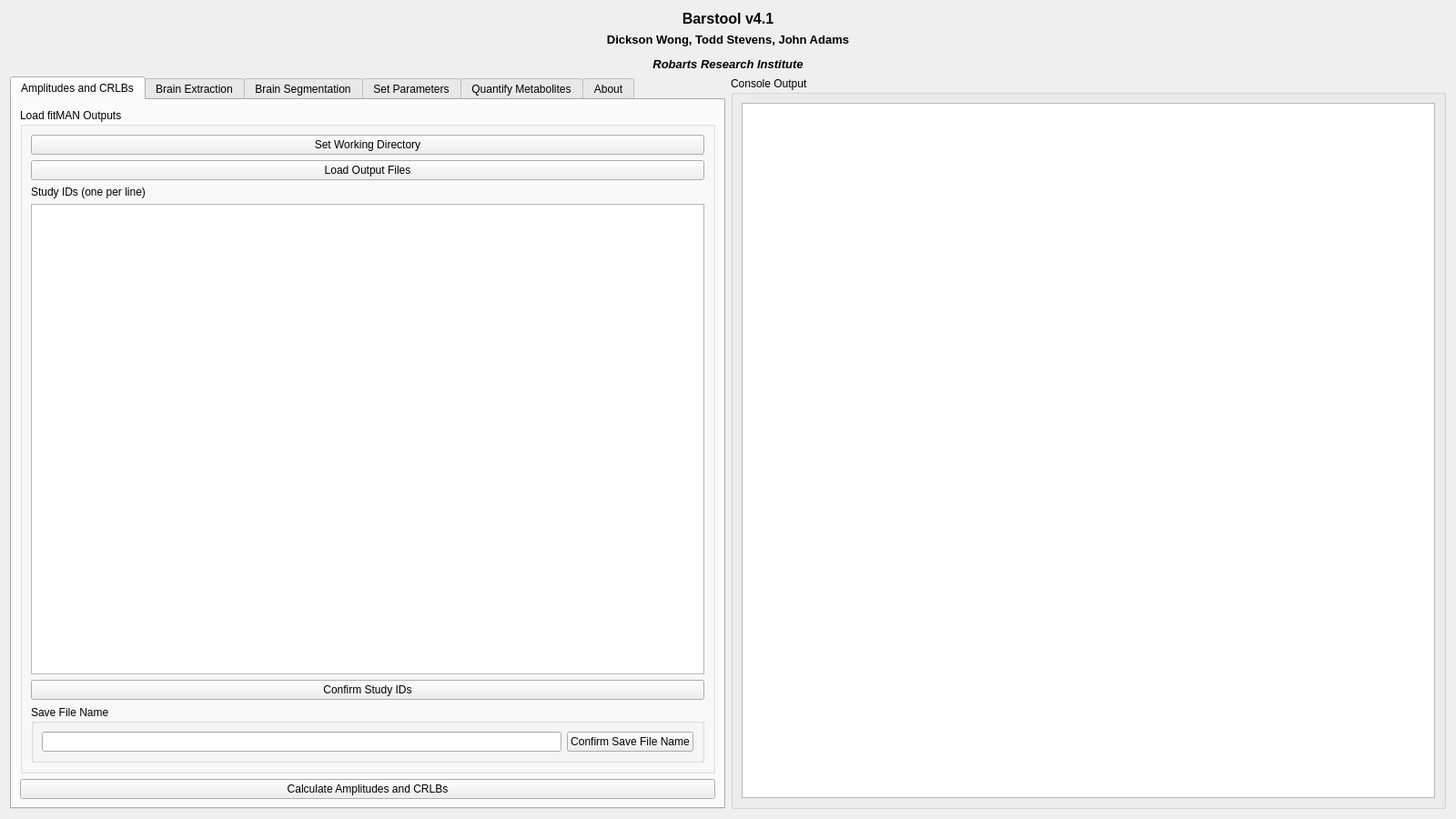
<?xml version="1.0" encoding="UTF-8"?>
<ui version="4.0">
 <class>mainWindow</class>
 <widget class="QWidget" name="mainWindow">
  <property name="enabled">
   <bool>true</bool>
  </property>
  <property name="geometry">
   <rect>
    <x>0</x>
    <y>0</y>
    <width>1600</width>
    <height>900</height>
   </rect>
  </property>
  <property name="windowTitle">
   <string>BARSTOOL</string>
  </property>
  <layout class="QGridLayout" name="gridLayout">
   <item row="2" column="0">
    <widget class="QTabWidget" name="mainTabWidget">
     <property name="currentIndex">
      <number>0</number>
     </property>
     <widget class="QWidget" name="ampTab">
      <attribute name="title">
       <string>Amplitudes and CRLBs</string>
      </attribute>
      <layout class="QVBoxLayout" name="verticalLayout">
       <item>
        <widget class="QGroupBox" name="loadOutputFilesGroupBox">
         <property name="title">
          <string>Load fitMAN Outputs</string>
         </property>
         <layout class="QVBoxLayout" name="verticalLayout_3">
          <item>
           <widget class="QPushButton" name="setWorkingDirectoryButton">
            <property name="text">
             <string>Set Working Directory</string>
            </property>
           </widget>
          </item>
          <item>
           <widget class="QPushButton" name="loadOutputsButton">
            <property name="text">
             <string>Load Output Files</string>
            </property>
           </widget>
          </item>
          <item>
           <widget class="QLabel" name="label">
            <property name="text">
             <string>Study IDs (one per line)</string>
            </property>
           </widget>
          </item>
          <item>
           <widget class="QPlainTextEdit" name="studyIDsTextEdit"/>
          </item>
          <item>
           <widget class="QPushButton" name="confirmIDsButton">
            <property name="text">
             <string>Confirm Study IDs</string>
            </property>
           </widget>
          </item>
          <item>
           <widget class="QGroupBox" name="saveFileNameGroupBox">
            <property name="title">
             <string>Save File Name</string>
            </property>
            <layout class="QGridLayout" name="gridLayout_2">
             <item row="0" column="0">
              <widget class="QLineEdit" name="saveFileLineEdit"/>
             </item>
             <item row="0" column="1">
              <widget class="QPushButton" name="confirmSaveFileButton">
               <property name="text">
                <string>Confirm Save File Name</string>
               </property>
              </widget>
             </item>
            </layout>
           </widget>
          </item>
         </layout>
        </widget>
       </item>
       <item>
        <widget class="QPushButton" name="calculateButton">
         <property name="text">
          <string>Calculate Amplitudes and CRLBs</string>
         </property>
        </widget>
       </item>
      </layout>
     </widget>
     <widget class="QWidget" name="brainExtTab">
      <attribute name="title">
       <string>Brain Extraction</string>
      </attribute>
      <layout class="QVBoxLayout" name="verticalLayout_4">
       <item>
        <widget class="QGroupBox" name="prepareImagesGroupBox_Bet">
         <property name="sizePolicy">
          <sizepolicy hsizetype="Preferred" vsizetype="Fixed">
           <horstretch>0</horstretch>
           <verstretch>0</verstretch>
          </sizepolicy>
         </property>
         <property name="title">
          <string>Prepare Images</string>
         </property>
         <layout class="QVBoxLayout" name="verticalLayout_5">
          <item>
           <widget class="QPushButton" name="selectBetImagesButton">
            <property name="text">
             <string>Select Image Files</string>
            </property>
           </widget>
          </item>
          <item>
           <widget class="QPushButton" name="reorientBetImagesButton">
            <property name="text">
             <string>Reorient Images (fslreorient2std)</string>
            </property>
           </widget>
          </item>
         </layout>
        </widget>
       </item>
       <item>
        <widget class="QGroupBox" name="isoGroupBox">
         <property name="title">
          <string>Identify Brain Isocenter</string>
         </property>
         <layout class="QGridLayout" name="gridLayout_3">
          <item row="1" column="5">
           <widget class="QLabel" name="isoZLabel">
            <property name="text">
             <string>z:</string>
            </property>
           </widget>
          </item>
          <item row="0" column="0" colspan="7">
           <widget class="QPushButton" name="identifyIsoButton">
            <property name="text">
             <string>Launch FSLView</string>
            </property>
           </widget>
          </item>
          <item row="1" column="6">
           <widget class="QLineEdit" name="isoZLineEdit"/>
          </item>
          <item row="1" column="3">
           <widget class="QLabel" name="isoYLabel">
            <property name="text">
             <string>y:</string>
            </property>
           </widget>
          </item>
          <item row="1" column="2">
           <widget class="QLineEdit" name="isoXLineEdit"/>
          </item>
          <item row="1" column="1">
           <widget class="QLabel" name="isoXLabel">
            <property name="text">
             <string>x:</string>
            </property>
           </widget>
          </item>
          <item row="1" column="4">
           <widget class="QLineEdit" name="isoYLineEdit"/>
          </item>
          <item row="2" column="0" colspan="7">
           <widget class="QPushButton" name="confirmIsoButton">
            <property name="text">
             <string>Confirm Brain Isocenter</string>
            </property>
           </widget>
          </item>
         </layout>
        </widget>
       </item>
       <item>
        <widget class="QGroupBox" name="fthreshGroupBox">
         <property name="title">
          <string>Identify Intensity Threshold</string>
         </property>
         <layout class="QGridLayout" name="gridLayout_4">
          <item row="0" column="0">
           <widget class="QLabel" name="fthreshListLabel">
            <property name="text">
             <string>Thresholds to Test:</string>
            </property>
           </widget>
          </item>
          <item row="0" column="3">
           <widget class="QPushButton" name="confirmFthreshListButton">
            <property name="text">
             <string>Confirm Test Thresholds</string>
            </property>
           </widget>
          </item>
          <item row="0" column="1" colspan="2">
           <widget class="QLineEdit" name="fthreshListLineEdit">
            <property name="text">
             <string>0.4, 0.45, 0.5, 0.55, 0.6, 0.65</string>
            </property>
           </widget>
          </item>
          <item row="2" column="0" colspan="4">
           <widget class="QPushButton" name="checkFthreshButton">
            <property name="text">
             <string>Check Test Thresholds</string>
            </property>
           </widget>
          </item>
          <item row="3" column="0">
           <widget class="QLabel" name="selectFthreshLabel">
            <property name="text">
             <string>Select Best Threshold:</string>
            </property>
           </widget>
          </item>
          <item row="3" column="1" colspan="2">
           <widget class="QComboBox" name="selectFthreshComboBox"/>
          </item>
          <item row="3" column="3">
           <widget class="QPushButton" name="selectFthreshButton">
            <property name="text">
             <string>Confirm Intensity Threshold</string>
            </property>
           </widget>
          </item>
          <item row="1" column="0" colspan="4">
           <widget class="QPushButton" name="runBetTestButton">
            <property name="text">
             <string>Run Test FSL BET Using Above Thresholds</string>
            </property>
           </widget>
          </item>
         </layout>
        </widget>
       </item>
       <item>
        <widget class="QPushButton" name="runBetButton">
         <property name="text">
          <string>Run Brain Extraction (FSL BET)</string>
         </property>
        </widget>
       </item>
      </layout>
     </widget>
     <widget class="QWidget" name="brainSegTab">
      <attribute name="title">
       <string>Brain Segmentation</string>
      </attribute>
      <layout class="QVBoxLayout" name="verticalLayout_7">
       <item>
        <widget class="QGroupBox" name="prepareImagesGroupBox_Fast">
         <property name="sizePolicy">
          <sizepolicy hsizetype="Preferred" vsizetype="Fixed">
           <horstretch>0</horstretch>
           <verstretch>0</verstretch>
          </sizepolicy>
         </property>
         <property name="title">
          <string>Prepare Images</string>
         </property>
         <layout class="QVBoxLayout" name="verticalLayout_6">
          <item>
           <widget class="QPushButton" name="selectFastImagesButton">
            <property name="text">
             <string>Select Brain Extracted Image Files</string>
            </property>
           </widget>
          </item>
         </layout>
        </widget>
       </item>
       <item>
        <widget class="QGroupBox" name="imageTypeGroupBox">
         <property name="title">
          <string>Select Image Type</string>
         </property>
         <layout class="QGridLayout" name="gridLayout_6">
          <item row="1" column="1" colspan="3">
           <widget class="QPushButton" name="confirmImageTypeButton">
            <property name="text">
             <string>Confirm Image Type</string>
            </property>
           </widget>
          </item>
          <item row="0" column="3">
           <widget class="QRadioButton" name="T3RadioButton">
            <property name="text">
             <string>Proton Density</string>
            </property>
           </widget>
          </item>
          <item row="0" column="1">
           <widget class="QRadioButton" name="T1RadioButton">
            <property name="text">
             <string>T&amp;1 Weighted</string>
            </property>
            <property name="checked">
             <bool>true</bool>
            </property>
           </widget>
          </item>
          <item row="0" column="2">
           <widget class="QRadioButton" name="T2RadioButton">
            <property name="text">
             <string>T&amp;2 Weighted</string>
            </property>
           </widget>
          </item>
         </layout>
        </widget>
       </item>
       <item>
        <widget class="QGroupBox" name="fastSettingsGroupBox">
         <property name="title">
          <string>FSL FAST Settings</string>
         </property>
         <layout class="QGridLayout" name="gridLayout_5">
          <item row="1" column="0">
           <widget class="QLabel" name="fast_iLabel">
            <property name="text">
             <string>Number of Iterations During Bias-Filed Removal: </string>
            </property>
           </widget>
          </item>
          <item row="0" column="0">
           <widget class="QLabel" name="fast_hLabel">
            <property name="text">
             <string>Segmentation Spatial Smoothness: </string>
            </property>
           </widget>
          </item>
          <item row="0" column="1" colspan="3">
           <widget class="QLineEdit" name="fast_hLineEdit">
            <property name="text">
             <string>0.1</string>
            </property>
           </widget>
          </item>
          <item row="1" column="1" colspan="3">
           <widget class="QLineEdit" name="fast_iLineEdit">
            <property name="text">
             <string>4</string>
            </property>
           </widget>
          </item>
          <item row="2" column="0">
           <widget class="QLabel" name="fast_lLabel">
            <property name="text">
             <string>Bias Field Smoothing Extent (FWHM) [mm]: </string>
            </property>
           </widget>
          </item>
          <item row="2" column="1" colspan="3">
           <widget class="QLineEdit" name="fast_lLineEdit">
            <property name="text">
             <string>20</string>
            </property>
           </widget>
          </item>
          <item row="3" column="0" colspan="4">
           <widget class="QPushButton" name="confirmFastSettingsButton">
            <property name="text">
             <string>Confirm FAST Settings</string>
            </property>
           </widget>
          </item>
         </layout>
        </widget>
       </item>
       <item>
        <widget class="QPushButton" name="runFastButton">
         <property name="text">
          <string>Run Partial Volume Segmentation (FSL FAST)</string>
         </property>
        </widget>
       </item>
      </layout>
     </widget>
     <widget class="QWidget" name="setParamsTab">
      <attribute name="title">
       <string>Set Parameters</string>
      </attribute>
      <layout class="QGridLayout" name="gridLayout_11">
       <item row="5" column="0">
        <widget class="QLineEdit" name="metabParamsFileLineEdit"/>
       </item>
       <item row="5" column="1">
        <widget class="QPushButton" name="loadMetabParamsButton">
         <property name="text">
          <string>Load</string>
         </property>
        </widget>
       </item>
       <item row="5" column="2">
        <widget class="QPushButton" name="saveMetabParamsButton">
         <property name="text">
          <string>Save</string>
         </property>
        </widget>
       </item>
       <item row="1" column="0" colspan="3">
        <widget class="QGroupBox" name="groupBox_2">
         <property name="title">
          <string>Water Reference</string>
         </property>
         <layout class="QGridLayout" name="gridLayout_9">
          <item row="2" column="6">
           <widget class="QLabel" name="T1CSFLabel_water">
            <property name="text">
             <string>T1 (CSF) [sec]: </string>
            </property>
           </widget>
          </item>
          <item row="1" column="5">
           <widget class="QLineEdit" name="protonsLineEdit_water">
            <property name="text">
             <string>2</string>
            </property>
           </widget>
          </item>
          <item row="3" column="7">
           <widget class="QLineEdit" name="T2CSFLineEdit_water"/>
          </item>
          <item row="3" column="6">
           <widget class="QLabel" name="T2CSFLabel_water">
            <property name="text">
             <string>T2 (CSF) [ms]: </string>
            </property>
           </widget>
          </item>
          <item row="3" column="5">
           <widget class="QLineEdit" name="T2WMLineEdit_water"/>
          </item>
          <item row="3" column="4">
           <widget class="QLabel" name="T2WMLabel_water">
            <property name="text">
             <string>T2 (WM) [ms]: </string>
            </property>
           </widget>
          </item>
          <item row="2" column="7">
           <widget class="QLineEdit" name="T1CSFLineEdit_water"/>
          </item>
          <item row="1" column="4">
           <widget class="QLabel" name="protonsLabel_water">
            <property name="text">
             <string>Protons: </string>
            </property>
           </widget>
          </item>
          <item row="2" column="3">
           <widget class="QLineEdit" name="T1GMLineEdit_water"/>
          </item>
          <item row="2" column="2">
           <widget class="QLabel" name="T1GMLabel_water">
            <property name="text">
             <string>T1 (GM) [sec]: </string>
            </property>
           </widget>
          </item>
          <item row="2" column="4">
           <widget class="QLabel" name="T1WMLabel_water">
            <property name="text">
             <string>T1 (WM) [sec]: </string>
            </property>
           </widget>
          </item>
          <item row="2" column="5">
           <widget class="QLineEdit" name="T1WMLineEdit_water"/>
          </item>
          <item row="3" column="2">
           <widget class="QLabel" name="T2GMLabel_water">
            <property name="text">
             <string>T2 (GM) [ms]: </string>
            </property>
           </widget>
          </item>
          <item row="3" column="3">
           <widget class="QLineEdit" name="T2GMLineEdit_water"/>
          </item>
         </layout>
        </widget>
       </item>
       <item row="2" column="0" colspan="3">
        <widget class="QGroupBox" name="groupBox_3">
         <property name="title">
          <string>Experimental Parameters</string>
         </property>
         <layout class="QGridLayout" name="gridLayout_8">
          <item row="0" column="1">
           <widget class="QLineEdit" name="TRLineEdit"/>
          </item>
          <item row="1" column="3">
           <widget class="QLabel" name="waterConcGMLabel">
            <property name="text">
             <string>GM Proton Density Factor for Water:</string>
            </property>
           </widget>
          </item>
          <item row="0" column="0">
           <widget class="QLabel" name="TRLabel">
            <property name="text">
             <string>TR [ms]: </string>
            </property>
           </widget>
          </item>
          <item row="2" column="1">
           <widget class="QRadioButton" name="tissueConcButton">
            <property name="text">
             <string>Ca&amp;lculate Tissue Concentration</string>
            </property>
            <property name="checked">
             <bool>true</bool>
            </property>
           </widget>
          </item>
          <item row="2" column="4">
           <widget class="QLineEdit" name="waterConcWMLineEdit">
            <property name="text">
             <string>0.73</string>
            </property>
           </widget>
          </item>
          <item row="1" column="4">
           <widget class="QLineEdit" name="waterConcGMLineEdit">
            <property name="text">
             <string>0.82</string>
            </property>
           </widget>
          </item>
          <item row="1" column="0">
           <widget class="QLabel" name="TELabel">
            <property name="text">
             <string>TE [ms]:</string>
            </property>
           </widget>
          </item>
          <item row="3" column="1">
           <widget class="QRadioButton" name="voxelConcButton">
            <property name="text">
             <string>Calculate &amp;Voxel Concentration</string>
            </property>
           </widget>
          </item>
          <item row="1" column="1">
           <widget class="QLineEdit" name="TELineEdit"/>
          </item>
          <item row="0" column="3">
           <widget class="QLabel" name="waterConcLabel">
            <property name="text">
             <string>Water Concentration [M]: </string>
            </property>
           </widget>
          </item>
          <item row="0" column="4">
           <widget class="QLineEdit" name="waterConcLineEdit">
            <property name="text">
             <string>55.14</string>
            </property>
           </widget>
          </item>
          <item row="2" column="3">
           <widget class="QLabel" name="waterConcWMLabel">
            <property name="text">
             <string>WM Proton Density Factor for Water:</string>
            </property>
           </widget>
          </item>
          <item row="3" column="3">
           <widget class="QLabel" name="waterConcCSFLabel">
            <property name="text">
             <string>CSF Proton Density Factor for Water:</string>
            </property>
           </widget>
          </item>
          <item row="3" column="4">
           <widget class="QLineEdit" name="waterConcCSFLineEdit">
            <property name="enabled">
             <bool>false</bool>
            </property>
            <property name="text">
             <string>1.00</string>
            </property>
           </widget>
          </item>
         </layout>
        </widget>
       </item>
       <item row="6" column="0" colspan="3">
        <widget class="QPushButton" name="confirmParamsButton">
         <property name="text">
          <string>Confirm Quantification Parameters</string>
         </property>
        </widget>
       </item>
       <item row="0" column="0" colspan="3">
        <widget class="QGroupBox" name="metabParamsGroupBox">
         <property name="title">
          <string>Metabolite Properties</string>
         </property>
         <layout class="QGridLayout" name="gridLayout_7">
          <item row="1" column="0" colspan="3">
           <widget class="QTableWidget" name="metabParamsTableWidget">
            <column>
             <property name="text">
              <string>Metabolite</string>
             </property>
            </column>
            <column>
             <property name="text">
              <string>Protons</string>
             </property>
            </column>
            <column>
             <property name="text">
              <string>T1 (GM) [sec]</string>
             </property>
            </column>
            <column>
             <property name="text">
              <string>T2 (GM) [ms]</string>
             </property>
            </column>
            <column>
             <property name="text">
              <string>T1 (WM) [sec]</string>
             </property>
            </column>
            <column>
             <property name="text">
              <string>T2 (GM) [ms]</string>
             </property>
            </column>
            <column>
             <property name="text">
              <string>First Peak</string>
             </property>
            </column>
            <column>
             <property name="text">
              <string>Last Peak</string>
             </property>
            </column>
           </widget>
          </item>
         </layout>
        </widget>
       </item>
      </layout>
     </widget>
     <widget class="QWidget" name="metabQuantTab">
      <attribute name="title">
       <string>Quantify Metabolites</string>
      </attribute>
      <layout class="QVBoxLayout" name="verticalLayout_10">
       <item>
        <widget class="QGroupBox" name="loadOutputFilesGroupBox_quant">
         <property name="sizePolicy">
          <sizepolicy hsizetype="Preferred" vsizetype="Fixed">
           <horstretch>0</horstretch>
           <verstretch>0</verstretch>
          </sizepolicy>
         </property>
         <property name="title">
          <string>Load fitMAN Output</string>
         </property>
         <layout class="QVBoxLayout" name="verticalLayout_9">
          <item>
           <widget class="QLabel" name="loadOutputFilesInstructions_quant">
            <property name="sizePolicy">
             <sizepolicy hsizetype="Preferred" vsizetype="Fixed">
              <horstretch>0</horstretch>
              <verstretch>0</verstretch>
             </sizepolicy>
            </property>
            <property name="text">
             <string>BARSTOOL auto-selects the spectroscopy, image, and partial volume segmentation files. Ensure all files are &amp;located
in the same folder and follow the expected naming convention.</string>
            </property>
           </widget>
          </item>
          <item>
           <widget class="QPushButton" name="loadOutputsButton_quant">
            <property name="text">
             <string>Load Suppressed Output Files</string>
            </property>
           </widget>
          </item>
          <item>
           <widget class="QGroupBox" name="saveFileNameGroupBox_quant">
            <property name="sizePolicy">
             <sizepolicy hsizetype="Preferred" vsizetype="Fixed">
              <horstretch>0</horstretch>
              <verstretch>0</verstretch>
             </sizepolicy>
            </property>
            <property name="title">
             <string>Save File Name</string>
            </property>
            <layout class="QGridLayout" name="gridLayout_10">
             <item row="0" column="0">
              <widget class="QLineEdit" name="saveFileLineEdit_quant"/>
             </item>
             <item row="0" column="1">
              <widget class="QPushButton" name="confirmSaveFileButton_quant">
               <property name="text">
                <string>Confirm Save File Name</string>
               </property>
              </widget>
             </item>
            </layout>
           </widget>
          </item>
          <item>
           <widget class="QGroupBox" name="scannerTypeGroupBox">
            <property name="sizePolicy">
             <sizepolicy hsizetype="Preferred" vsizetype="Fixed">
              <horstretch>0</horstretch>
              <verstretch>0</verstretch>
             </sizepolicy>
            </property>
            <property name="title">
             <string>Scanner Type</string>
            </property>
            <layout class="QHBoxLayout" name="horizontalLayout">
             <item>
              <widget class="QRadioButton" name="siemensScanner">
               <property name="text">
                <string>Siemens</string>
               </property>
               <property name="checked">
                <bool>true</bool>
               </property>
              </widget>
             </item>
             <item>
              <widget class="QRadioButton" name="varianScanner">
               <property name="text">
                <string>&amp;Varian</string>
               </property>
              </widget>
             </item>
            </layout>
           </widget>
          </item>
         </layout>
        </widget>
       </item>
       <item>
        <widget class="QPushButton" name="runQuantButton">
         <property name="text">
          <string>Run Quantification</string>
         </property>
        </widget>
       </item>
       <item>
        <widget class="QGroupBox" name="plotQuantGroupBox">
         <property name="sizePolicy">
          <sizepolicy hsizetype="Preferred" vsizetype="Preferred">
           <horstretch>0</horstretch>
           <verstretch>0</verstretch>
          </sizepolicy>
         </property>
         <property name="title">
          <string>Plot of Last Quantification</string>
         </property>
         <layout class="QVBoxLayout" name="verticalLayout_11">
          <item>
           <layout class="QVBoxLayout" name="plotQuant_mplvl"/>
          </item>
         </layout>
        </widget>
       </item>
      </layout>
     </widget>
     <widget class="QWidget" name="aboutTab">
      <attribute name="title">
       <string>About</string>
      </attribute>
      <layout class="QVBoxLayout" name="verticalLayout_8">
       <item>
        <widget class="QTextBrowser" name="aboutText">
         <property name="html">
          <string>&lt;!DOCTYPE HTML PUBLIC &quot;-//W3C//DTD HTML 4.0//EN&quot; &quot;http://www.w3.org/TR/REC-html40/strict.dtd&quot;&gt;
&lt;html&gt;&lt;head&gt;&lt;meta name=&quot;qrichtext&quot; content=&quot;1&quot; /&gt;&lt;style type=&quot;text/css&quot;&gt;
p, li { white-space: pre-wrap; }
&lt;/style&gt;&lt;/head&gt;&lt;body style=&quot; font-family:'Noto Sans'; font-size:10pt; font-weight:400; font-style:normal;&quot;&gt;
&lt;p align=&quot;center&quot; style=&quot; margin-top:12px; margin-bottom:12px; margin-left:0px; margin-right:0px; -qt-block-indent:0; text-indent:0px;&quot;&gt;&lt;span style=&quot; font-family:'Cantarell'; font-size:9pt; font-weight:600;&quot;&gt;BARSTOOL v0.4&lt;br /&gt;Brain Metabolite Quantification for FITMAN&lt;/span&gt;&lt;/p&gt;
&lt;p align=&quot;center&quot; style=&quot;-qt-paragraph-type:empty; margin-top:12px; margin-bottom:12px; margin-left:0px; margin-right:0px; -qt-block-indent:0; text-indent:0px;&quot;&gt;&lt;br /&gt;&lt;/p&gt;
&lt;p align=&quot;center&quot; style=&quot; margin-top:12px; margin-bottom:12px; margin-left:0px; margin-right:0px; -qt-block-indent:0; text-indent:0px;&quot;&gt;&lt;span style=&quot; font-family:'Cantarell'; font-size:9pt;&quot;&gt;Dickson Wong&lt;br /&gt;MD/PhD Candidate&lt;br /&gt;dwong263@uwo.ca&lt;/span&gt;&lt;/p&gt;
&lt;p align=&quot;center&quot; style=&quot; margin-top:12px; margin-bottom:12px; margin-left:0px; margin-right:0px; -qt-block-indent:0; text-indent:0px;&quot;&gt;&lt;span style=&quot; font-family:'Cantarell'; font-size:9pt;&quot;&gt;With code contributions from:&lt;br /&gt;Todd Stevens and John Adams (jadam33@uwo.ca)&lt;/span&gt;&lt;/p&gt;
&lt;p style=&quot;-qt-paragraph-type:empty; margin-top:12px; margin-bottom:12px; margin-left:0px; margin-right:0px; -qt-block-indent:0; text-indent:0px;&quot;&gt;&lt;br /&gt;&lt;/p&gt;
&lt;p style=&quot; margin-top:12px; margin-bottom:12px; margin-left:0px; margin-right:0px; -qt-block-indent:0; text-indent:0px;&quot;&gt;&lt;span style=&quot; font-family:'Cantarell'; font-size:9pt; font-style:italic;&quot;&gt;Last modified: June 11, 2017&lt;/span&gt;&lt;span style=&quot; font-family:'Sans Serif'; font-size:9pt;&quot;&gt;&lt;br /&gt;&lt;/span&gt;&lt;/p&gt;
&lt;p style=&quot; margin-top:12px; margin-bottom:12px; margin-left:0px; margin-right:0px; -qt-block-indent:0; text-indent:0px;&quot;&gt;&lt;span style=&quot; font-family:'Cantarell'; font-size:9pt; font-weight:600; text-decoration: underline;&quot;&gt;About BARSTOOL&lt;/span&gt;&lt;/p&gt;
&lt;p style=&quot; margin-top:12px; margin-bottom:12px; margin-left:0px; margin-right:0px; -qt-block-indent:0; text-indent:0px;&quot;&gt;A program to perform metabolite quantification for brain &lt;span style=&quot; font-family:'Cantarell'; font-size:9pt; vertical-align:super;&quot;&gt;1&lt;/span&gt;&lt;span style=&quot; font-family:'Cantarell'; font-size:9pt;&quot;&gt;H-MRS. It allows you to perform brain extraction, partial volume segmentation, and calculate absolute metabolite concentrations. The program uses FSL for brain extraction and partial volume segmentation, and takes as input fitMAN *.output files.&lt;/span&gt;&lt;/p&gt;
&lt;p style=&quot;-qt-paragraph-type:empty; margin-top:12px; margin-bottom:12px; margin-left:0px; margin-right:0px; -qt-block-indent:0; text-indent:0px; font-family:'Cantarell'; font-size:9pt;&quot;&gt;&lt;br /&gt;&lt;/p&gt;
&lt;p style=&quot; margin-top:12px; margin-bottom:12px; margin-left:0px; margin-right:0px; -qt-block-indent:0; text-indent:0px;&quot;&gt;&lt;span style=&quot; font-family:'Cantarell'; font-size:9pt; font-weight:600; text-decoration: underline;&quot;&gt;Dependencies&lt;/span&gt;&lt;/p&gt;
&lt;p style=&quot; margin-top:12px; margin-bottom:12px; margin-left:0px; margin-right:0px; -qt-block-indent:0; text-indent:0px;&quot;&gt;&lt;span style=&quot; font-family:'Cantarell'; font-size:9pt;&quot;&gt;1. PyQt5&lt;/span&gt;&lt;/p&gt;
&lt;p style=&quot; margin-top:12px; margin-bottom:12px; margin-left:0px; margin-right:0px; -qt-block-indent:0; text-indent:0px;&quot;&gt;&lt;span style=&quot; font-family:'Cantarell'; font-size:9pt;&quot;&gt;2. scipy 0.17.1&lt;/span&gt;&lt;/p&gt;
&lt;p style=&quot; margin-top:12px; margin-bottom:12px; margin-left:0px; margin-right:0px; -qt-block-indent:0; text-indent:0px;&quot;&gt;&lt;span style=&quot; font-family:'Cantarell'; font-size:9pt;&quot;&gt;3. numpy 1.10.4&lt;/span&gt;&lt;/p&gt;
&lt;p style=&quot; margin-top:12px; margin-bottom:12px; margin-left:0px; margin-right:0px; -qt-block-indent:0; text-indent:0px;&quot;&gt;&lt;span style=&quot; font-family:'Cantarell'; font-size:9pt;&quot;&gt;4. pyfftw 0.10.1&lt;/span&gt;&lt;/p&gt;
&lt;p style=&quot; margin-top:12px; margin-bottom:12px; margin-left:0px; margin-right:0px; -qt-block-indent:0; text-indent:0px;&quot;&gt;&lt;span style=&quot; font-family:'Cantarell'; font-size:9pt;&quot;&gt;5. matplotlib 1.5.1&lt;/span&gt;&lt;/p&gt;
&lt;p style=&quot; margin-top:12px; margin-bottom:12px; margin-left:0px; margin-right:0px; -qt-block-indent:0; text-indent:0px;&quot;&gt;&lt;span style=&quot; font-family:'Cantarell'; font-size:9pt;&quot;&gt;6. Python 2.7.10&lt;/span&gt;&lt;/p&gt;
&lt;p style=&quot; margin-top:12px; margin-bottom:12px; margin-left:0px; margin-right:0px; -qt-block-indent:0; text-indent:0px;&quot;&gt;&lt;span style=&quot; font-family:'Cantarell'; font-size:9pt;&quot;&gt;7. FSL 5.0.9&lt;/span&gt;&lt;/p&gt;&lt;/body&gt;&lt;/html&gt;</string>
         </property>
        </widget>
       </item>
      </layout>
     </widget>
    </widget>
   </item>
   <item row="2" column="1">
    <widget class="QGroupBox" name="consoleGroupBox">
     <property name="title">
      <string>Console Output</string>
     </property>
     <layout class="QVBoxLayout" name="verticalLayout_2">
      <item>
       <widget class="QTextBrowser" name="consoleOutputText">
        <property name="font">
         <font>
          <family>Monospace</family>
         </font>
        </property>
        <property name="lineWrapMode">
         <enum>QTextEdit::NoWrap</enum>
        </property>
       </widget>
      </item>
     </layout>
    </widget>
   </item>
   <item row="0" column="0" colspan="2">
    <widget class="QLabel" name="titleLabel">
     <property name="sizePolicy">
      <sizepolicy hsizetype="Ignored" vsizetype="Fixed">
       <horstretch>0</horstretch>
       <verstretch>0</verstretch>
      </sizepolicy>
     </property>
     <property name="font">
      <font>
       <pointsize>12</pointsize>
       <weight>75</weight>
       <bold>true</bold>
      </font>
     </property>
     <property name="text">
      <string>&lt;html&gt;&lt;head/&gt;&lt;body&gt;&lt;p align=&quot;center&quot;&gt;Barstool v4.1&lt;/p&gt;&lt;/body&gt;&lt;/html&gt;</string>
     </property>
    </widget>
   </item>
   <item row="1" column="0" colspan="2">
    <widget class="QLabel" name="authorLabel">
     <property name="sizePolicy">
      <sizepolicy hsizetype="Ignored" vsizetype="Fixed">
       <horstretch>0</horstretch>
       <verstretch>0</verstretch>
      </sizepolicy>
     </property>
     <property name="font">
      <font>
       <pointsize>10</pointsize>
       <weight>75</weight>
       <bold>true</bold>
      </font>
     </property>
     <property name="text">
      <string>&lt;html&gt;&lt;head/&gt;&lt;body&gt;&lt;p align=&quot;center&quot;&gt;Dickson Wong, Todd Stevens, John Adams&lt;/p&gt;&lt;p align=&quot;center&quot;&gt;&lt;span style=&quot; font-style:italic;&quot;&gt;Robarts Research Institute&lt;/span&gt;&lt;/p&gt;&lt;/body&gt;&lt;/html&gt;</string>
     </property>
    </widget>
   </item>
  </layout>
 </widget>
 <tabstops>
  <tabstop>mainTabWidget</tabstop>
  <tabstop>setWorkingDirectoryButton</tabstop>
  <tabstop>loadOutputsButton</tabstop>
  <tabstop>studyIDsTextEdit</tabstop>
  <tabstop>confirmIDsButton</tabstop>
  <tabstop>saveFileLineEdit</tabstop>
  <tabstop>confirmSaveFileButton</tabstop>
  <tabstop>calculateButton</tabstop>
  <tabstop>selectBetImagesButton</tabstop>
  <tabstop>reorientBetImagesButton</tabstop>
  <tabstop>identifyIsoButton</tabstop>
  <tabstop>isoXLineEdit</tabstop>
  <tabstop>isoYLineEdit</tabstop>
  <tabstop>isoZLineEdit</tabstop>
  <tabstop>confirmIsoButton</tabstop>
  <tabstop>fthreshListLineEdit</tabstop>
  <tabstop>confirmFthreshListButton</tabstop>
  <tabstop>checkFthreshButton</tabstop>
  <tabstop>selectFthreshComboBox</tabstop>
  <tabstop>selectFthreshButton</tabstop>
  <tabstop>runBetButton</tabstop>
  <tabstop>consoleOutputText</tabstop>
 </tabstops>
 <resources/>
 <connections/>
</ui>
